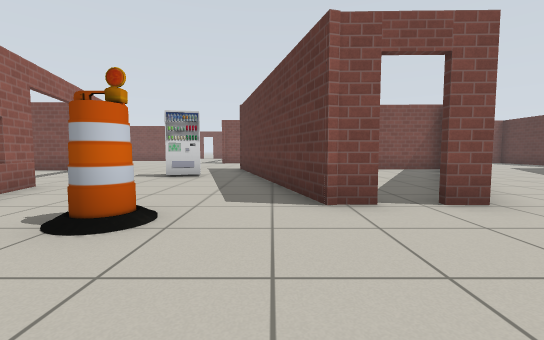
[1] (above)

24 first-person views from a walk through a Gazebo world. The camera is 0.72 m above the floor, tilts 4° down and sees 90° across. The lines on the ground mark 1 m squares. The floor is counted in squares, 1 m on a side. Each view is taken from the middle of a square. On the plan, view 1 faces up. The plan holds only what a view shows up to about 9 squares ahead; the rest is blank. Simple patterns stand in for the simulator's built-in surfaces.

[2]
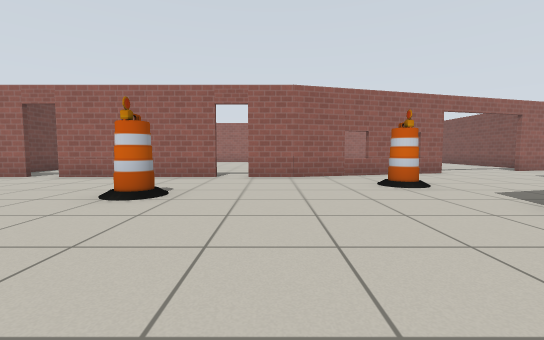

[3]
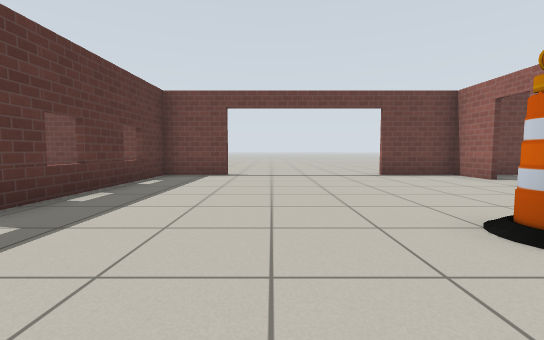

[4]
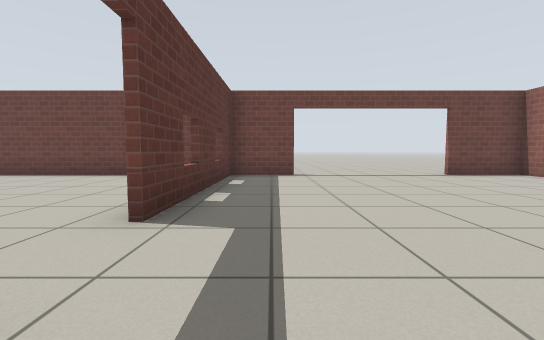

[5]
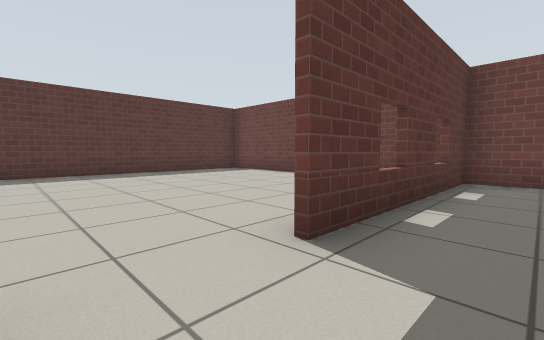

[6]
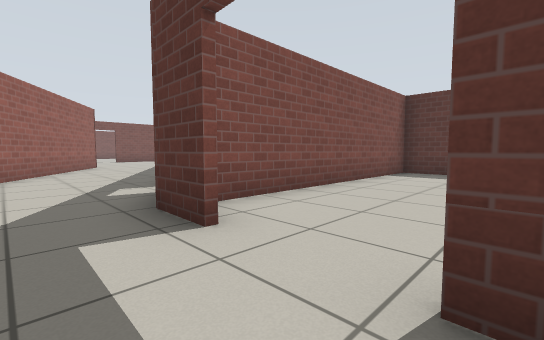

[7]
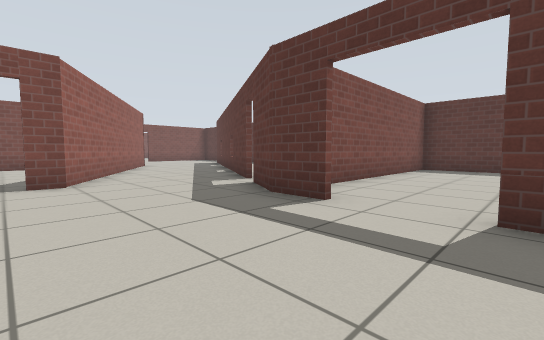

[8]
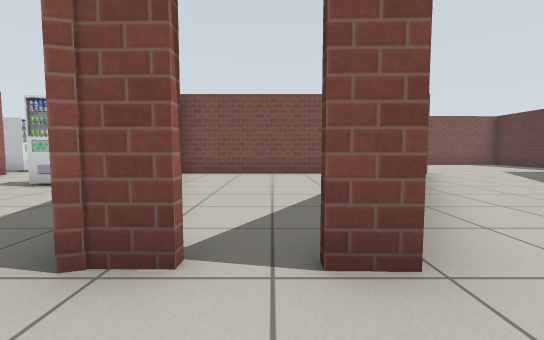

[9]
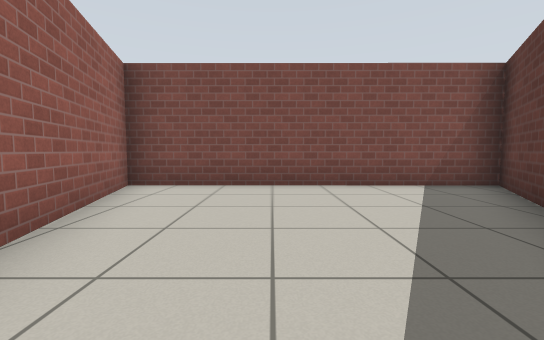

[10]
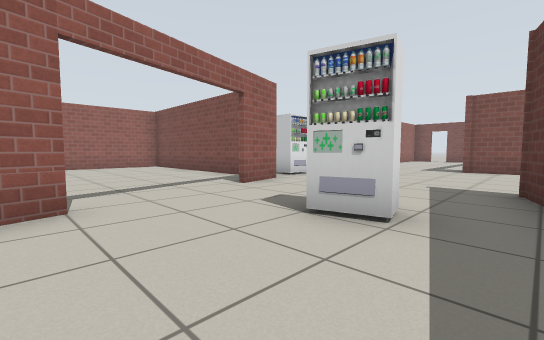

[11]
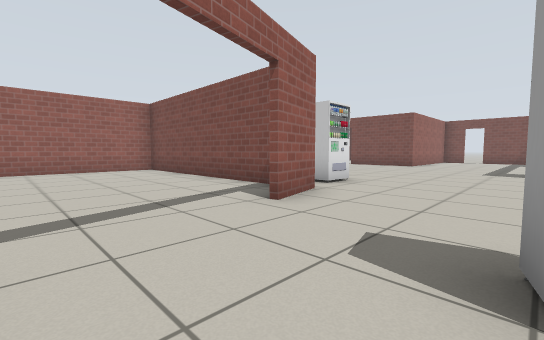

[12]
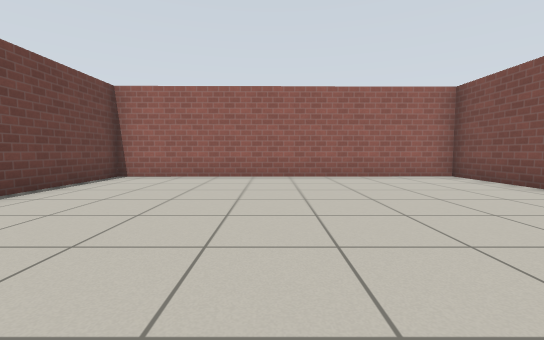

[13]
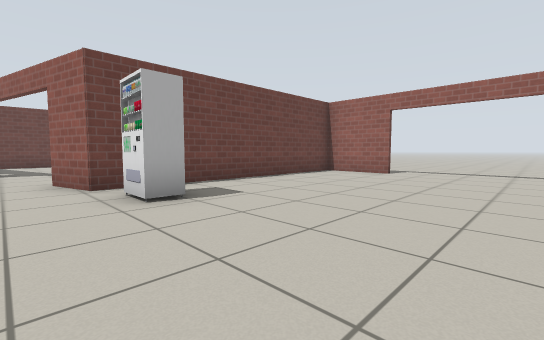

[14]
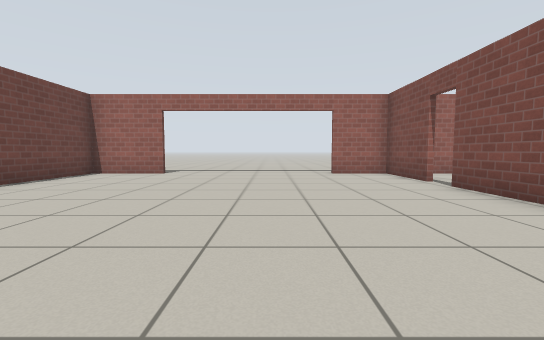

[15]
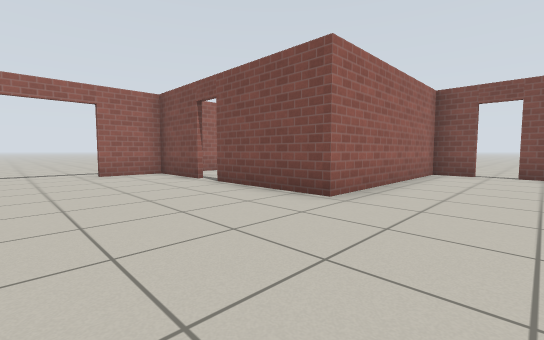

[16]
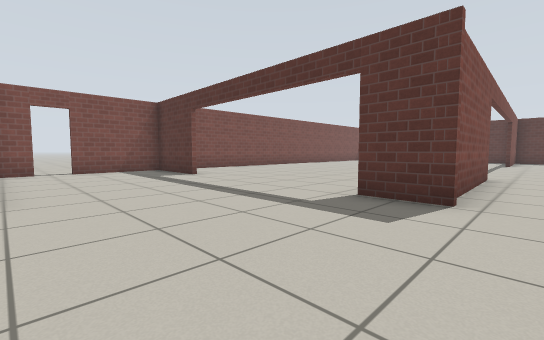

[17]
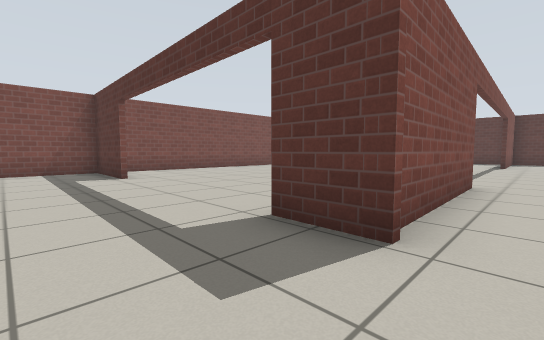

[18]
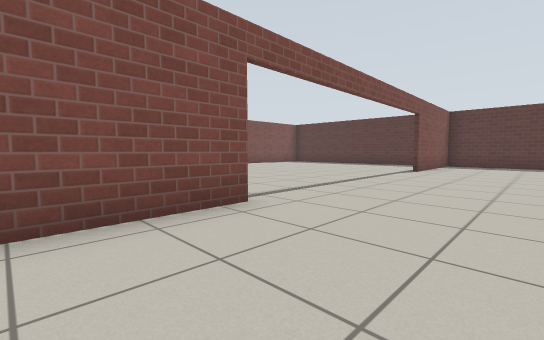

[19]
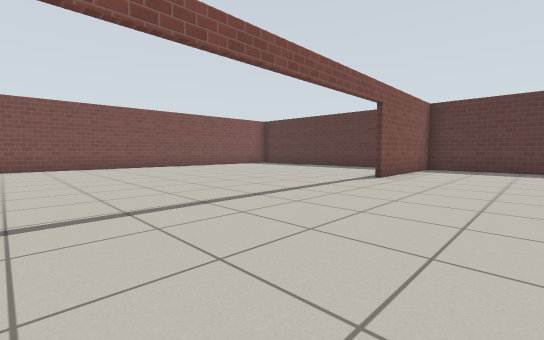

[20]
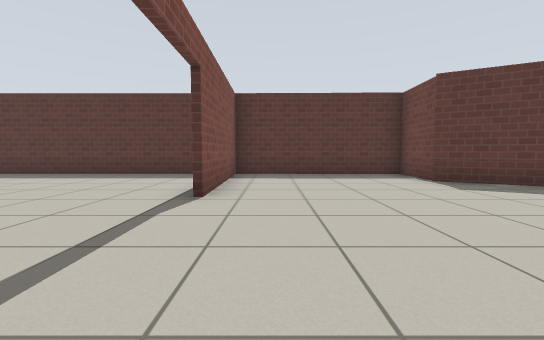

[21]
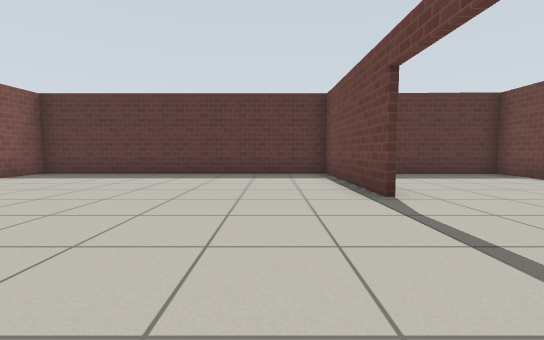

[22]
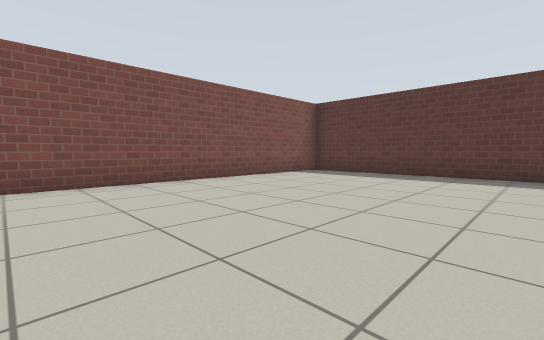

[23]
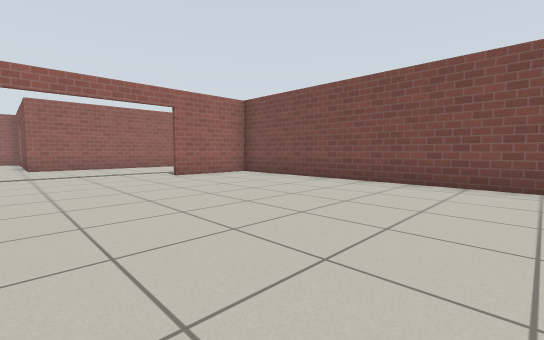

[24]
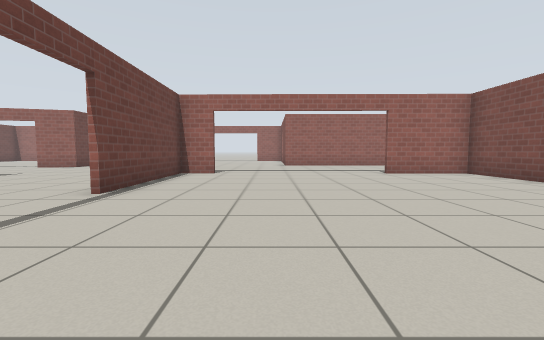

### Floor plan
Ten units are one square. View 1 is at (0, 0); x grows to the right and y downward. Boxes are objects, and circles mark ways between rooms. Rooms are numbered by the first view taken in them; rooms with no view inside come last. Other rooms are left out.
<svg viewBox="-145 -257 286 344">
<path fill="none" stroke="#000" d="M53 9 54 -4M-35 15 -35 60M-35 -7 -35 8M15 -36 7 -36 4 -48M28 -36 22 -36M32 82 52 82 53 26M-35 68 -35 82 -13 82M-42 -32 -35 -6M55 -85 68 -107M-10 -107 0 -69M71 -106 -13 -107M15 -160 -29 -159 -29 -172M-48 -55 -42 -32M4 -48 -12 -108M56 -83 28 -36M-28 -226 -28 -252M-114 -197 -138 -197 -138 -179M-137 -126 -137 -103 -61 -103 -57 -88M-30 -252 -55 -252M-62 -252 -74 -252 -74 -197 -106 -197M105 -95 114 -111 136 -110 136 -161 92 -161M65 -24 76 -44M54 -4 61 -18M-71 -101 -137 -101 -136 -7 -102 -7M92 -162 136 -163 136 -252 -30 -252M-27 -172 -27 -157M-26 -252 -27 -226M-28 -161 15 -161M134 45 134 -3 61 -3M56 82 122 82"/>
<rect x="-25" y="-35" width="10" height="10" fill="#bbb"><title>barrel</title></rect>
<rect x="-5" y="15" width="10" height="10" fill="#bbb"><title>barrel</title></rect>
<rect x="-75" y="-125" width="10" height="20" fill="#bbb"><title>vending machine</title></rect>
<rect x="-35" y="-85" width="20" height="10" fill="#bbb"><title>vending machine</title></rect>
<circle cx="20" cy="-40" r="3" fill="#2a7"/>
<circle cx="-20" cy="-43" r="3" fill="#2a7"/>
<circle cx="45" cy="-25" r="3" fill="#2a7"/>
<circle cx="50" cy="15" r="3" fill="#2a7"/>
<circle cx="-50" cy="-65" r="3" fill="#2a7"/>
<circle cx="-60" cy="-85" r="3" fill="#2a7"/>
<circle cx="-30" cy="-200" r="3" fill="#2a7"/>
<circle cx="55" cy="-160" r="3" fill="#2a7"/>
<text x="10" y="20">1</text>
<text x="20" y="-80">2</text>
<text x="-20" y="-130">3</text>
<text x="-90" y="-50">4</text>
<text x="50" y="-210">5</text>
<text x="90" y="40">6</text>
</svg>
Room 1 opens to room 2. Room 1 opens to room 3. Room 1 opens to room 6. Room 3 opens to room 4. Room 3 opens to room 5.

Where each view was taken, in squares from view 1:
view 1: 0 up, 0 right, facing up
view 2: 0 up, 4 right, facing left
view 3: 0 up, 2 right, facing down
view 4: 0 up, 4 right, facing down
view 5: 1 down, 4 right, facing down-right
view 6: 3 down, 4 right, facing up-right
view 7: 3 down, 2 right, facing up-right
view 8: 2 up, 2 right, facing up
view 9: 5 up, 2 right, facing up
view 10: 5 up, 1 left, facing up-left
view 11: 6 up, 3 left, facing up-left
view 12: 5 up, 6 left, facing left
view 13: 16 up, 5 left, facing down-left
view 14: 16 up, 5 left, facing left
view 15: 16 up, 5 left, facing up-left
view 16: 15 up, 7 left, facing up-right
view 17: 15 up, 5 left, facing up-right
view 18: 13 up, 1 left, facing up-right
view 19: 13 up, 2 right, facing up-right
view 20: 15 up, 5 right, facing right
view 21: 18 up, 5 right, facing right
view 22: 19 up, 5 right, facing up-right
view 23: 19 up, 5 right, facing up-left
view 24: 19 up, 6 right, facing left
